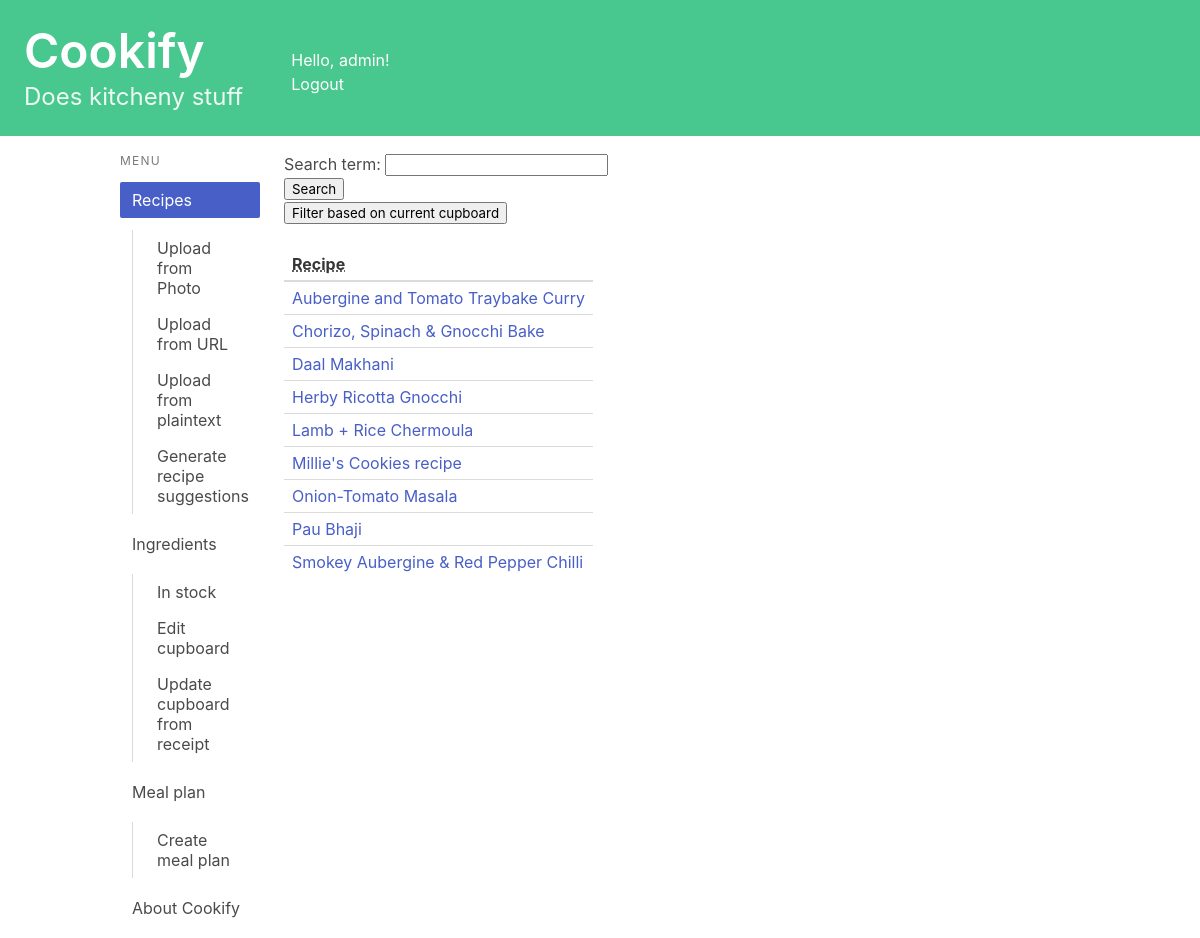
/recipes/ (signed in), run on an earlier commit of the app's database.
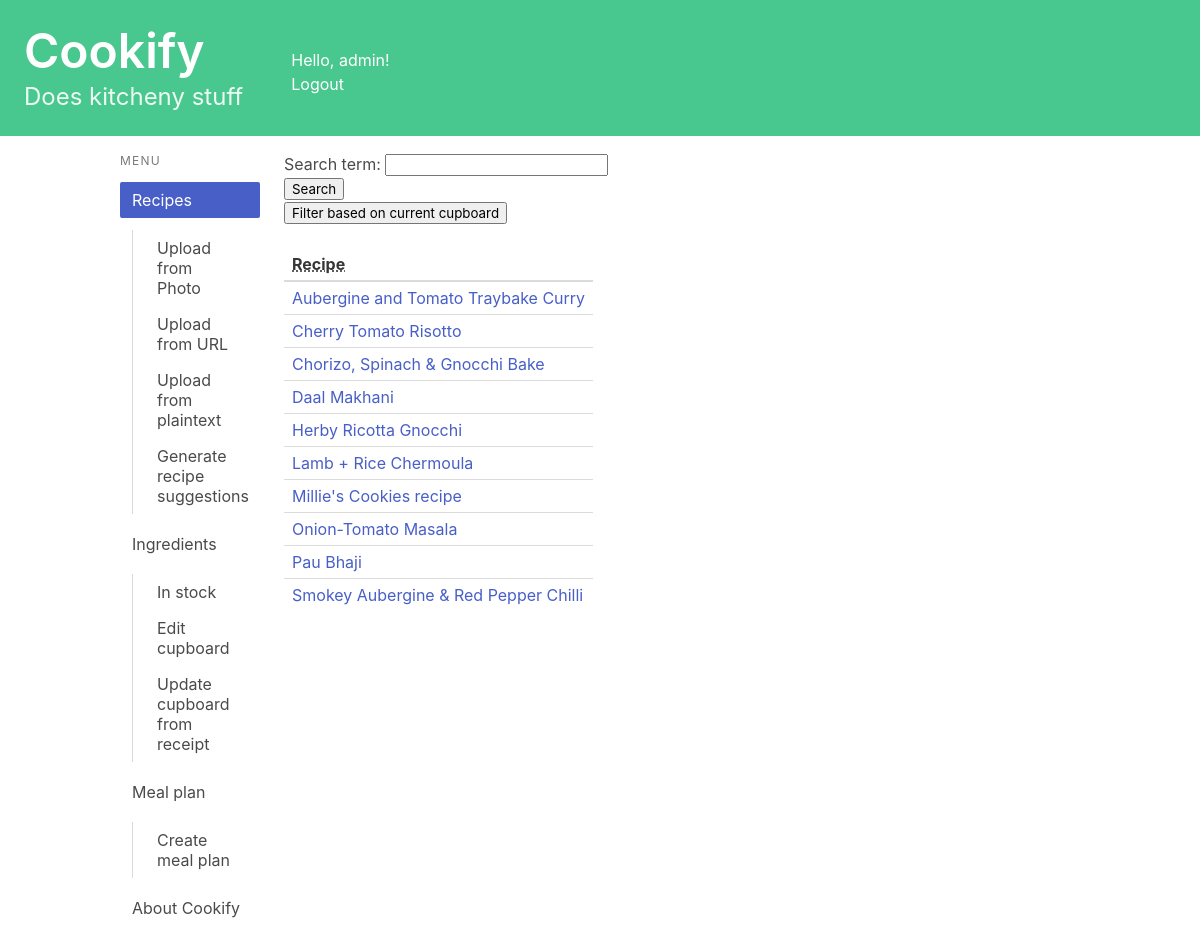
And on a later commit of the database.
### recipes/models.py (models this page shows, shortened)
class Recipe(models.Model):
    name = models.CharField(max_length=200)
    method = models.TextField(max_length=5000, blank = True)
    ingredients_string = models.TextField(max_length=1000, blank = True)#Plain text of ingredients
    simplified_ingredients = models.TextField(max_length=1000, blank = True)#Ingredients data
    book = models.CharField(max_length=200, blank = True)
    page = models.CharField(max_length=5, blank = True)
    serves = models.CharField(max_length=5, blank = True)
    serves_int = models.IntegerField(null = True, blank = True)
    description = models.TextField(max_length=500, blank = True)
    url = models.URLField(null = True, blank = True)
    jumbled_input = models.TextField(max_length=8000, blank = True)
    owner = models.ForeignKey(User, on_delete=models.CASCADE, blank=True, null=True)
    from_photo = models.BooleanField(default=False)

### recipes/views.py (the view, shortened to what this page needs)
# urls.py: path('', views.index, name='index'),
@login_required
def index(request):
    if request.method == 'POST' and "filter_by_search" in request.POST:
        form = SearchForm(request.POST)
        if form.is_valid():
            filtered_recipe = form.cleaned_data['search_term']
            recipe_list = Recipe.objects.filter(name__contains=filtered_recipe, owner=request.user).order_by("name")
    else:
        form = SearchForm()
        recipe_list = Recipe.objects.filter(owner=request.user).order_by("name")
    context = {'recipe_list': recipe_list, 'form': form}
    return render(request, 'recipes/index.html', context)

### recipes/forms.py
class SearchForm(forms.Form):
    search_term = forms.CharField(max_length=50)

### recipes/templatetags/is_active.py (called while the page is built)
@register.simple_tag
def is_active(request, url):
    if reverse(url) == request.path:
        return "is-active"
    return ""

### recipes/templates/recipes/index.html (shortened to what this page needs)
{% extends 'base.html' %}
{% block content %}
<ul>
<form method="post">
     {{ form.as_p }}
    <button type="submit" name="filter_by_search">Search</button>
</form>
<form method="post">
    <button type="submit" name="sort_by_match">Filter based on current cupboard</button>
</form>
<br>
<table class="table is-narrow">
    <thead>
      <tr>
        <th><abbr title="Recipe">Recipe</abbr></th>
      </tr>
    </thead>
    <tbody>
        {% if recipe_list %}
            {% for recipe in recipe_list %}
                <tr>
                    <td><a href="{% url 'recipes:detail' recipe.id %}">{{ recipe.name }}</a></td>
                </tr>
            {% endfor %}
        {% else %}
            <tr>
                <th>Add a recipe to get started</th>
            </tr>
        {% endif %}
    </tbody>
  </table>
{% endblock content %}

### kitchenlife/templates/base.html (shortened to what this page needs)
<!DOCTYPE html>
<html lang="en">
{% load is_active %}
<head>
    <link rel="stylesheet"
          href="https://cdn.jsdelivr.net/npm/bulma@0.9.3/css/bulma.min.css">
</head>
<body>
    <a href="{% url 'index' %} ">
        <section class="hero is-small is-success mb-4">
            <div class="columns">
                <div class="column">
                    <div class="hero-body">
                        <h1 class="title is-1">Cookify</h1>
                        <p class="subtitle is-4">
                            Does kitcheny stuff
                        </p>
                    </div>
                </div>
                <div class="column">
                    <br><br>
                    Hello, {{ user.username|default:'Guest' }}!
                    <div>
                        {% if user.is_authenticated %}
                            <a href="{% url 'logout' %}">Logout</a>
                        {% else %}
                            <a href="{% url 'login' %}">Login</a>
                        {% endif %}
                    </div>
                </div>
            </div>
        </section>
    </a>
    <div class="container">
        <div class="columns">
            <div class="column is-2">
                <aside class="menu">
                  <p class="menu-label">
                    Menu
                  </p>
                  <ul class="menu-list">
                    <li>
                        <a href="{% url 'recipes:index' %}" class="{% is_active request 'recipes:index' %}">Recipes</a>
                        <ul>
                            <a href="{% url 'recipes:upload_photo' %}" class="{% is_active request 'recipes:upload_photo' %}">Upload from Photo</a>
                            <a href="{% url 'recipes:upload_url' %}" class="{% is_active request 'recipes:upload_url' %}">Upload from URL</a>
                            <a href="{% url 'recipes:upload_text' %}" class="{% is_active request 'recipes:upload_text' %}">Upload from plaintext</a>
                            <a href="{% url 'recipes:generate_recipe_suggestion' %}" class="{% is_active request 'recipes:generate_recipe_suggestion' %}">Generate recipe suggestions</a>
                        </ul>
                        <a  href="{% url 'cupboard:ingredients_index' %}" class="{% is_active request 'cupboard:ingredients_index' %}">Ingredients</a>
                        <ul>
                            <a href="{% url 'cupboard:cupboard_index' %}" class="{% is_active request 'cupboard:cupboard_index' %}">In stock</a>
                            <a href="{% url 'cupboard:edit_cupboard' %}" class="{% is_active request 'cupboard:edit_cupboard' %}">Edit cupboard</a>
                            <a href="{% url 'cupboard:edit_cupboard' %}" class="{% is_active request 'cupboard:edit_cupboard' %}">Update cupboard from receipt</a>
                        </ul>
                        <a href="{% url 'mealplan:meal_plan_index' %}" class="{% is_active request 'mealplan:meal_plan_index' %}">Meal plan</a>
                        <ul>
                            <a href="{% url 'mealplan:add_meal_plan' %}" class="{% is_active request 'mealplan:add_meal_plan' %}">Create meal plan</a>
                        </ul>
                        <a href="{% url 'about' %} " class="{% is_active request 'about' %}">About Cookify</a>
                    </li>
                  </ul>
                </aside>
            </div>
            <div class="column">
                {% block content %}
                {% endblock content %}
            </div>
        </div>
    </div>
</body>
</html>

What changed in the data, as far as the page shows it:
added Recipe: name "Cherry Tomato Risotto"
